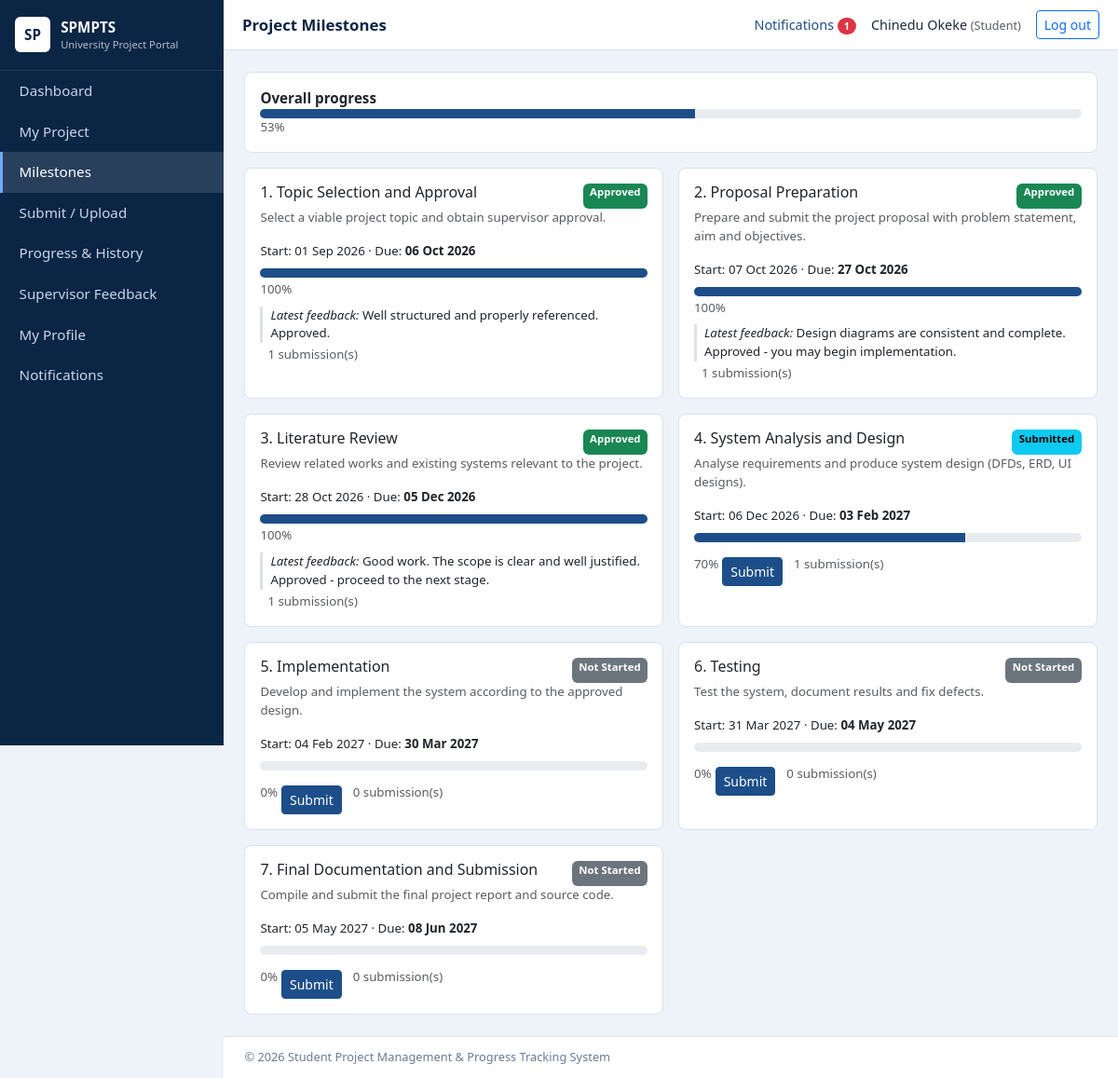
The page /student/milestones.php (signed in) on the database its author committed.
### tables this page shows
CREATE TABLE projects (
  id INT UNSIGNED AUTO_INCREMENT PRIMARY KEY,
  student_id INT UNSIGNED NOT NULL UNIQUE,
  supervisor_id INT UNSIGNED NULL,
  title VARCHAR(255) NOT NULL,
  description TEXT NULL,
  status ENUM('Not Started','In Progress','Completed') NOT NULL DEFAULT 'Not Started',
  progress TINYINT UNSIGNED NOT NULL DEFAULT 0,
  created_at TIMESTAMP NOT NULL DEFAULT CURRENT_TIMESTAMP,
  CONSTRAINT fk_proj_stu FOREIGN KEY (student_id) REFERENCES students(id) ON DELETE CASCADE,
  CONSTRAINT fk_proj_sup FOREIGN KEY (supervisor_id) REFERENCES supervisors(id) ON DELETE SET NULL,
  INDEX idx_proj_sup (supervisor_id), INDEX idx_proj_status (status)
);

CREATE TABLE project_milestones (
  id INT UNSIGNED AUTO_INCREMENT PRIMARY KEY,
  project_id INT UNSIGNED NOT NULL,
  milestone_no TINYINT UNSIGNED NOT NULL,
  title VARCHAR(150) NOT NULL,
  description TEXT NULL,
  start_date DATE NOT NULL,
  due_date DATE NOT NULL,
  status ENUM('Not Started','In Progress','Submitted','Under Review','Approved','Revision Required') NOT NULL DEFAULT 'Not Started',
  completion TINYINT UNSIGNED NOT NULL DEFAULT 0,
  updated_at TIMESTAMP NOT NULL DEFAULT CURRENT_TIMESTAMP ON UPDATE CURRENT_TIMESTAMP,
  CONSTRAINT fk_ms_proj FOREIGN KEY (project_id) REFERENCES projects(id) ON DELETE CASCADE,
  UNIQUE KEY uq_project_ms (project_id, milestone_no),
  INDEX idx_ms_status (status), INDEX idx_ms_due (due_date),
  CONSTRAINT chk_ms_completion CHECK (completion <= 100)
);

### config/db.php (called while the page is built, shortened)
<?php
function db(): PDO {
    static $pdo = null;
    if ($pdo === null) {
        try {
            $pdo = new PDO('mysql:host=' . DB_HOST . ';dbname=' . DB_NAME . ';charset=utf8mb4', DB_USER, DB_PASS, [
                PDO::ATTR_ERRMODE => PDO::ERRMODE_EXCEPTION,
                PDO::ATTR_DEFAULT_FETCH_MODE => PDO::FETCH_ASSOC,
                PDO::ATTR_EMULATE_PREPARES => false,
            ]);
        } catch (PDOException $e) {
            http_response_code(500);
            exit('Database connection failed. Check config/db.php and make sure MySQL is running and database.sql has been imported.');
        }
    }
    return $pdo;
}

### student/milestones.php (the view, shortened to what this page needs)
<?php
require_once __DIR__ . '/../includes/auth.php';
$stu = student_rec(); $proj = student_project((int)$stu['id']);
$pageTitle = 'Project Milestones'; include __DIR__ . '/../includes/header.php';
if (!$proj): ?><div class="card p-4 text-muted">No project has been assigned to you yet.</div><?php include __DIR__ . '/../includes/footer.php'; exit; endif;
$ms = db()->prepare('SELECT m.*, (SELECT COUNT(*) FROM submissions s WHERE s.milestone_id=m.id) subs,
  (SELECT f.comment FROM supervisor_feedback f WHERE f.milestone_id=m.id ORDER BY f.created_at DESC, f.id DESC LIMIT 1) last_fb
  FROM project_milestones m WHERE m.project_id=? ORDER BY m.milestone_no'); $ms->execute([$proj['id']]); $ms = $ms->fetchAll();
?>
<div class="card mb-3 p-3"><strong>Overall progress</strong><?= progress_bar((int)$proj['progress']) ?></div>
<div class="row g-3">
<?php foreach ($ms as $m): $late = $m['status'] !== 'Approved' && $m['due_date'] < date('Y-m-d'); ?>
 <div class="col-lg-6"><div class="card h-100"><div class="card-body">
  <div class="d-flex justify-content-between"><h6><?= (int)$m['milestone_no'] ?>. <?= e($m['title']) ?></h6><?= badge($m['status']) ?></div>
  <p class="text-muted small"><?= e($m['description']) ?></p>
  <div class="small mb-2">Start: <?= e(fdate($m['start_date'])) ?> &middot; Due: <strong class="<?= $late ? 'text-danger' : '' ?>"><?= e(fdate($m['due_date'])) ?></strong><?= $late ? ' (overdue)' : '' ?></div>
  <?= progress_bar((int)$m['completion']) ?>
  <?php if ($m['last_fb']): ?><div class="border-start border-3 ps-2 mt-2 small"><em>Latest feedback:</em> <?= e($m['last_fb']) ?></div><?php endif; ?>
  <?php if ($m['status'] !== 'Approved'): ?><a class="btn btn-sm btn-primary mt-3" href="<?= e(url('student/upload.php?milestone=' . (int)$m['id'])) ?>"><?= $m['status']==='Revision Required' ? 'Resubmit' : 'Submit' ?></a><?php endif; ?>
  <small class="text-muted ms-2"><?= (int)$m['subs'] ?> submission(s)</small>
 </div></div></div>
<?php endforeach; ?></div>
<?php include __DIR__ . '/../includes/footer.php'; ?>

### includes/auth.php (shortened to what this page needs)
<?php
require_once __DIR__ . '/../config/db.php';
function e($v): string { return htmlspecialchars((string)$v, ENT_QUOTES, 'UTF-8'); }
function url(string $p = ''): string { return BASE_URL . '/' . ltrim($p, '/'); }
function uid(): int { return (int)($_SESSION['user_id'] ?? 0); }
function student_rec(): array {
    $st = db()->prepare('SELECT s.*, u.full_name, u.email FROM students s JOIN users u ON u.id=s.user_id WHERE s.user_id=?');
    $st->execute([uid()]); $r = $st->fetch();
    if (!$r) { exit('Student record not found.'); } return $r;
}
function student_project(int $studentId): ?array {
    $st = db()->prepare('SELECT p.*, su.full_name AS supervisor_name, su.email AS supervisor_email, sp.department AS supervisor_dept FROM projects p LEFT JOIN supervisors sp ON sp.id=p.supervisor_id LEFT JOIN users su ON su.id=sp.user_id WHERE p.student_id=?');
    $st->execute([$studentId]); return $st->fetch() ?: null;
}
function badge(string $s): string {
    $map = ['Not Started' => 'secondary', 'In Progress' => 'primary', 'Submitted' => 'info', 'Under Review' => 'warning', 'Approved' => 'success',
            'Revision Required' => 'danger', 'Pending' => 'info', 'Rejected' => 'danger', 'Completed' => 'success', 'active' => 'success', 'inactive' => 'secondary'];
    return '<span class="badge text-bg-' . ($map[$s] ?? 'secondary') . '">' . e($s) . '</span>';
}
function progress_bar(int $p): string {
    return '<div class="progress" style="height:10px"><div class="progress-bar" style="width:' . $p . '%"></div></div><small class="text-muted">' . $p . '%</small>';
}
function fdate(?string $d): string { return $d ? date('d M Y', strtotime($d)) : '—'; }

### assets/css/style.css (style rules this page uses)
:root { --navy:#0b2545;--blue:#1d4e89;--light:#eef3f9;--line:#d9e2ee }
body { background:var(--light);font-family:"Segoe UI",Roboto,Arial,sans-serif;color:#1c2b3a;font-size:.95rem }
.card { border:1px solid var(--line);border-radius:8px;box-shadow:none }
.progress-bar { background:var(--blue) }
.btn-primary { background:var(--blue);border-color:var(--blue) }

### rows shown on the page
projects: progress "53"
project_milestones: milestone_no "1", title "Topic Selection and Approval", status "Approved", description "Select a viable project topic and obtain supervisor approval.", start_date "01 Sep 2026", due_date "06 Oct 2026", completion "100", last_fb "Well structured and properly referenced. Approved.", subs "1"
project_milestones: milestone_no "2", title "Proposal Preparation", status "Approved", description "Prepare and submit the project proposal with problem statement, aim and objectives.", start_date "07 Oct 2026", due_date "27 Oct 2026", completion "100", last_fb "Design diagrams are consistent and complete. Approved - you may begin implementation.", subs "1"
project_milestones: milestone_no "3", title "Literature Review", status "Approved", description "Review related works and existing systems relevant to the project.", start_date "28 Oct 2026", due_date "05 Dec 2026", completion "100", last_fb "Good work. The scope is clear and well justified. Approved - proceed to the next stage.", subs "1"
project_milestones: milestone_no "4", title "System Analysis and Design", status "Submitted", description "Analyse requirements and produce system design (DFDs, ERD, UI designs).", start_date "06 Dec 2026", due_date "03 Feb 2027", completion "70", subs "1"
project_milestones: milestone_no "5", title "Implementation", status "Not Started", description "Develop and implement the system according to the approved design.", start_date "04 Feb 2027", due_date "30 Mar 2027", completion "0", shows "Submit", subs "0"
project_milestones: milestone_no "6", title "Testing", status "Not Started", description "Test the system, document results and fix defects.", start_date "31 Mar 2027", due_date "04 May 2027", completion "0", shows "Submit", subs "0"
project_milestones: milestone_no "7", title "Final Documentation and Submission", status "Not Started", description "Compile and submit the final project report and source code.", start_date "05 May 2027", due_date "08 Jun 2027", completion "0", shows "Submit", subs "0"

### other values the page prints
$label "Dashboard"
$label "My Project"
$label "Milestones"
$label "Submit / Upload"
$label "Progress & History"
$label "Supervisor Feedback"
$label "My Profile"
$pageTitle "Project Milestones"
$unread "1"
$_SESSION['name'] "Chinedu Okeke"
$role "Student"
